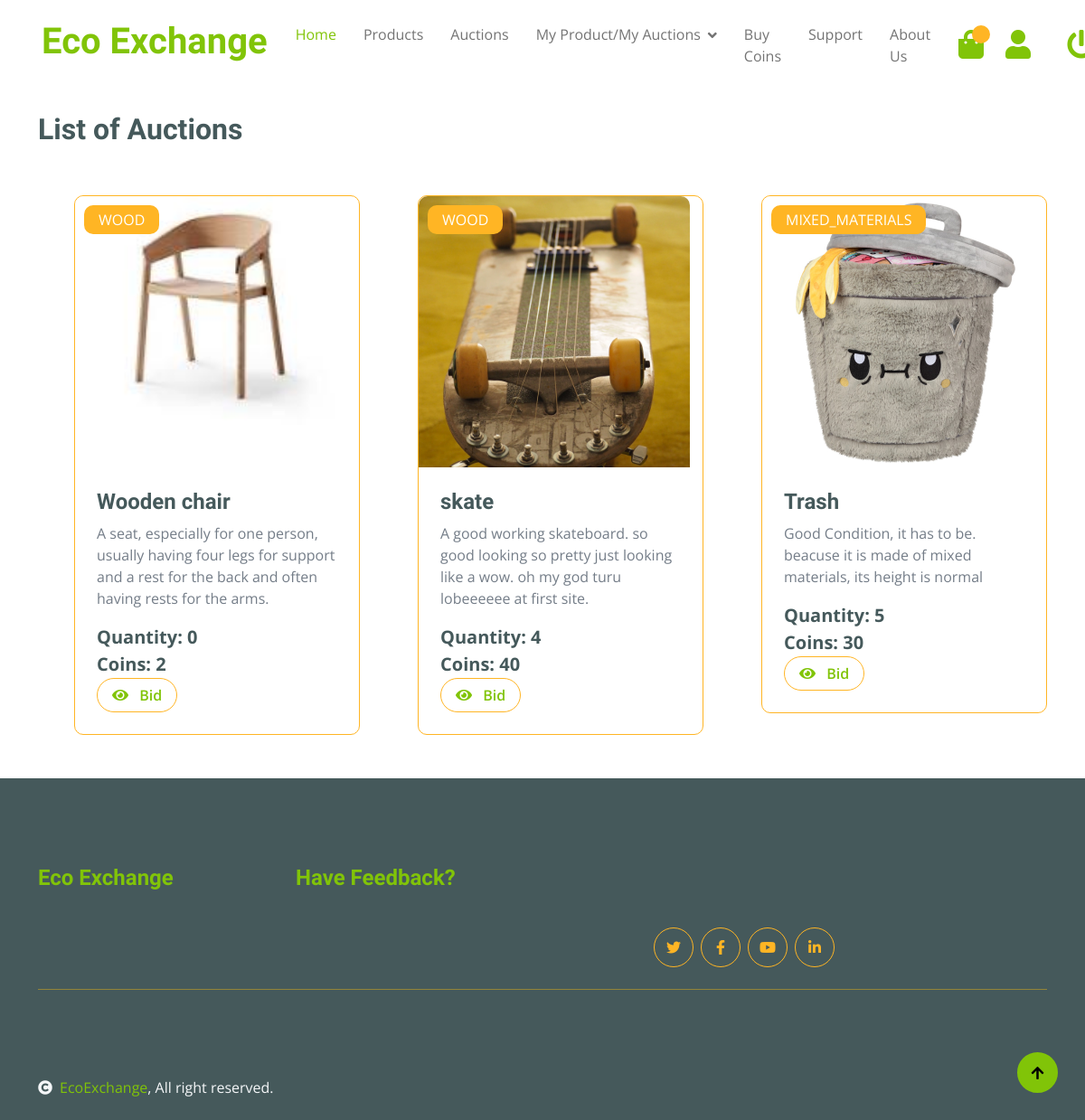
/all_auctions/ (signed in), run on the app's committed database.
### product/models.py (models this page shows, shortened)
class Auction(models.Model):
    product = models.OneToOneField(Product, on_delete=models.CASCADE)
    current_bid = models.DecimalField(max_digits=10, decimal_places=2, default=0)
    current_winner = models.ForeignKey(Member, on_delete=models.SET_NULL, null=True, blank=True)
    start_time = models.DateTimeField()
    end_time = models.DateTimeField()

class Product(models.Model):
    CATEGORY_CHOICES = [
        ('PAPER', 'Paper'),
        ('PLASTIC', 'Plastic'),
        ('GLASS', 'Glass'),
        ('METAL', 'Metal'),
        ('ELECTRONICS', 'Electronics'),
        ('ORGANIC', 'Organic'),
        ('TEXTILES', 'Textiles'),
        ('BATTERIES', 'Batteries'),
        ('WOOD', 'Wood'),
        ('RUBBER', 'Rubber'),
        ('MIXED_MATERIALS', 'Mixed Materials'),
    ]
    product_id = models.AutoField(primary_key=True)
    product_name = models.CharField(max_length=255)
    product_description = models.TextField()
    image = models.ImageField(upload_to='img/')
    quantity = models.IntegerField(validators=[MinValueValidator(1)])
    price = models.IntegerField(validators=[MinValueValidator(1)])
    category = models.CharField(max_length=50, choices=CATEGORY_CHOICES)
    user = models.ForeignKey(Member, on_delete=models.CASCADE)

### product/views.py (the view)
class AuctionAllListView(LoginRequiredMixin, ListView):
    model = Auction
    template_name = 'product/all_auctions.html'
    context_object_name = 'all_auctions'
    def get_queryset(self):
        user = self.request.user
        return Auction.objects.exclude(product__user=user)
    def get_context_data(self, **kwargs):
        context = super().get_context_data(**kwargs)
        context['auctions'] = self.get_queryset()
        return context

### product/templates/product/all_auctions.html
{% extends 'product/base.html' %}
{% block body %}
<div class="container mt-4">
    <div class="row">
        <div class="col-lg-12">
            <h2 class="mb-4">List of Auctions</h2>
            <div class="row g-4">
                {% for auction in auctions %}
                    <div class="col-md-6 col-lg-6 col-xl-4 fruite-item">
                        <div class="rounded position-relative div-left-space border border-secondary">
                            <div class="fruite-img image-container">
                                <img src="{{ auction.product.image.url }}" alt="{{ auction.product.image }}" class="img-fluid w-100 rounded-top">
                            </div>
                            <div class="text-white bg-secondary px-3 py-1 rounded position-absolute" style="top: 10px; left: 10px;">{{ auction.product.category }}</div>
                            <div class="p-4">
                                <h4>{{ auction.product.product_name }}</h4>
                                <p>{{ auction.product.product_description }}</p>
                                <p class="text-dark fs-5 fw-bold mb-0">Quantity: {{ auction.product.quantity }}</p>
                                <p class="text-dark fs-5 fw-bold mb-0">Coins: {{ auction.product.price }}</p>
                                <div class="d-flex justify-content-between flex-lg-wrap">
                                    <a href="{% url 'auction_view' auction.product.product_id %}" class="btn border border-secondary rounded-pill px-3 text-primary">
                                        <i class="fa fa-eye me-2 text-primary"></i> Bid
                                    </a>
                                </div>
                            </div>
                        </div>
                    </div>
                {% empty %}
                    <p>No auctions available.</p>
                {% endfor %}
            </div>
        </div>
    </div>
</div>
{% endblock %}

### product/static/product/css/style.css (style rules this page uses)
.btn { font-weight: 600; transition: .5s; }
.div-left-space { margin-left: 40px; margin-top: 30px }
.btn.border-secondary { transition: 0.5s; }
.image-container { width: 300px; height: 300px; overflow: hidden; }

### data on the page
Auction: product.image (picture), product.category "WOOD", product.product_name "Wooden chair", product.product_description "A seat, especially for one person, usually having four legs for support and a rest for the back and often having rests for the arms.", product.quantity "0", product.price "2"
Auction: product.image (picture), product.category "WOOD", product.product_name "skate", product.product_description "A good working skateboard. so good looking so pretty just looking like a wow. oh my god turu lobeeeeee at first site.", product.quantity "4", product.price "40"
Auction: product.image (picture), product.category "MIXED_MATERIALS", product.product_name "Trash", product.product_description "Good Condition, it has to be. beacuse it is made of mixed materials, its height is normal", product.quantity "5", product.price "30"
